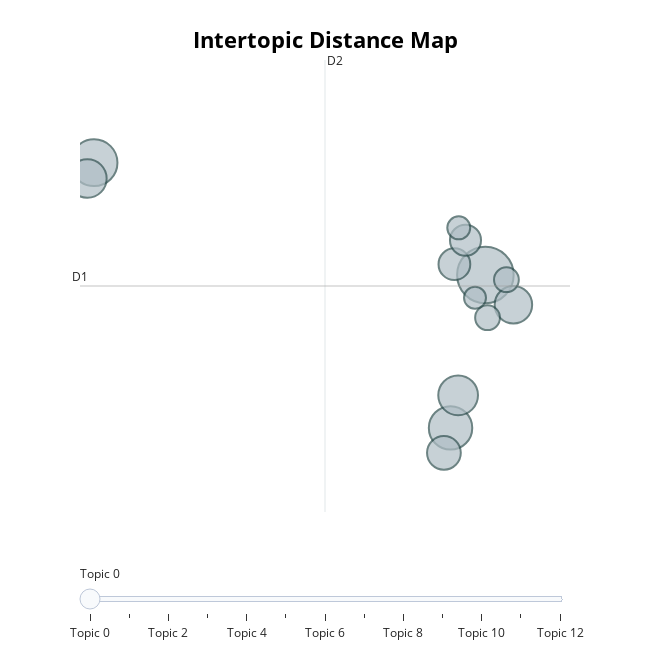

The code cell stored with this chart in its notebook:
### Code cell
zh_topic_model.visualize_topics()

### Figure 1 — Plotly figure (JSON) as saved in the notebook; plotly's stock layout.template omitted (floating-point values rounded to 4 significant figures)
{"data": [{"customdata": [[0, "登入 | 無法 |   | 一直 | 登錄", 73], [1, "銀行 | 信用卡 | 網銀 | 登入 | 查詢", 50], [2, "更新 | 使用 | 無法 | 卻 | 後", 43], [3, "後 | 更新 | 無法 | 登入 | 進不去", 36], [4, "轉帳 | 簡訊 | 帳號 | 匯款 |  ", 34], [5, "方便 |   | 好 | 便利 | 服務", 32], [6, "手機 | 支援 | 版本 | 三星 | 後", 26], [7, "很爛 |   | 奇葩 | 爛 | 東西", 23], [8, "打不開 | 開啟 |   | 開 | 死當", 22], [9, "指紋 | 辨識 | 新增 | 登入 | 方便", 14], [10, "連不上 | 伺服器 | 連接 | 連線 | 檢查", 14], [11, "使用 | 無法 | 宴用 | 轉台幣 | 失望", 12], [12, "資料 | 錯誤 | 正確 | 密碼 | 一直", 11]], "hovertemplate": "<b>Topic %{customdata[0]}</b><br>%{customdata[1]}<br>Size: %{customdata[2]}", "legendgroup": "", "marker": {"color": "#B0BEC5", "line": {"color": "DarkSlateGrey", "width": 2}, "size": [73, 50, 43, 36, 34, 32, 26, 23, 22, 14, 14, 12, 11], "sizemode": "area", "sizeref": 0.04562, "symbol": "circle"}, "mode": "markers", "name": "", "orientation": "v", "showlegend": false, "type": "scatter", "x": [12.63, -1.526, 11.37, 11.64, -1.769, 13.64, 11.13, 11.51, 11.91, 13.39, 12.71, 11.66, 12.25], "xaxis": "x", "y": [8.748, 10.47, 6.41, 6.908, 10.22, 8.292, 6.028, 8.913, 9.279, 8.676, 8.096, 9.469, 8.4], "yaxis": "y"}], "layout": {"annotations": [{"showarrow": false, "text": "D1", "x": -2.034, "y": 8.58, "yshift": 10}, {"showarrow": false, "text": "D2", "x": 6.826, "xshift": 10, "y": 12.03}], "height": 650, "hoverlabel": {"bgcolor": "white", "font": {"family": "Rockwell", "size": 16}}, "legend": {"itemsizing": "constant", "tracegroupgap": 0}, "margin": {"t": 60}, "shapes": [{"line": {"color": "#CFD8DC", "width": 2}, "type": "line", "x0": 6.826, "x1": 6.826, "y0": 5.124, "y1": 12.03}, {"line": {"color": "#9E9E9E", "width": 2}, "type": "line", "x0": -2.034, "x1": 15.69, "y0": 8.58, "y1": 8.58}], "sliders": [{"active": 0, "pad": {"t": 50}, "steps": [{"args": [{"marker.color": [["red", "#B0BEC5", "#B0BEC5", "#B0BEC5", "#B0BEC5", "#B0BEC5", "#B0BEC5", "#B0BEC5", "#B0BEC5", "#B0BEC5", "#B0BEC5", "#B0BEC5", "#B0BEC5"]]}], "label": "Topic 0", "method": "update"}, {"args": [{"marker.color": [["#B0BEC5", "red", "#B0BEC5", "#B0BEC5", "#B0BEC5", "#B0BEC5", "#B0BEC5", "#B0BEC5", "#B0BEC5", "#B0BEC5", "#B0BEC5", "#B0BEC5", "#B0BEC5"]]}], "label": "Topic 1", "method": "update"}, {"args": [{"marker.color": [["#B0BEC5", "#B0BEC5", "red", "#B0BEC5", "#B0BEC5", "#B0BEC5", "#B0BEC5", "#B0BEC5", "#B0BEC5", "#B0BEC5", "#B0BEC5", "#B0BEC5", "#B0BEC5"]]}], "label": "Topic 2", "method": "update"}, {"args": [{"marker.color": [["#B0BEC5", "#B0BEC5", "#B0BEC5", "red", "#B0BEC5", "#B0BEC5", "#B0BEC5", "#B0BEC5", "#B0BEC5", "#B0BEC5", "#B0BEC5", "#B0BEC5", "#B0BEC5"]]}], "label": "Topic 3", "method": "update"}, {"args": [{"marker.color": [["#B0BEC5", "#B0BEC5", "#B0BEC5", "#B0BEC5", "red", "#B0BEC5", "#B0BEC5", "#B0BEC5", "#B0BEC5", "#B0BEC5", "#B0BEC5", "#B0BEC5", "#B0BEC5"]]}], "label": "Topic 4", "method": "update"}, {"args": [{"marker.color": [["#B0BEC5", "#B0BEC5", "#B0BEC5", "#B0BEC5", "#B0BEC5", "red", "#B0BEC5", "#B0BEC5", "#B0BEC5", "#B0BEC5", "#B0BEC5", "#B0BEC5", "#B0BEC5"]]}], "label": "Topic 5", "method": "update"}, {"args": [{"marker.color": [["#B0BEC5", "#B0BEC5", "#B0BEC5", "#B0BEC5", "#B0BEC5", "#B0BEC5", "red", "#B0BEC5", "#B0BEC5", "#B0BEC5", "#B0BEC5", "#B0BEC5", "#B0BEC5"]]}], "label": "Topic 6", "method": "update"}, {"args": [{"marker.color": [["#B0BEC5", "#B0BEC5", "#B0BEC5", "#B0BEC5", "#B0BEC5", "#B0BEC5", "#B0BEC5", "red", "#B0BEC5", "#B0BEC5", "#B0BEC5", "#B0BEC5", "#B0BEC5"]]}], "label": "Topic 7", "method": "update"}, {"args": [{"marker.color": [["#B0BEC5", "#B0BEC5", "#B0BEC5", "#B0BEC5", "#B0BEC5", "#B0BEC5", "#B0BEC5", "#B0BEC5", "red", "#B0BEC5", "#B0BEC5", "#B0BEC5", "#B0BEC5"]]}], "label": "Topic 8", "method": "update"}, {"args": [{"marker.color": [["#B0BEC5", "#B0BEC5", "#B0BEC5", "#B0BEC5", "#B0BEC5", "#B0BEC5", "#B0BEC5", "#B0BEC5", "#B0BEC5", "red", "#B0BEC5", "#B0BEC5", "#B0BEC5"]]}], "label": "Topic 9", "method": "update"}, {"args": [{"marker.color": [["#B0BEC5", "#B0BEC5", "#B0BEC5", "#B0BEC5", "#B0BEC5", "#B0BEC5", "#B0BEC5", "#B0BEC5", "#B0BEC5", "#B0BEC5", "red", "#B0BEC5", "#B0BEC5"]]}], "label": "Topic 10", "method": "update"}, {"args": [{"marker.color": [["#B0BEC5", "#B0BEC5", "#B0BEC5", "#B0BEC5", "#B0BEC5", "#B0BEC5", "#B0BEC5", "#B0BEC5", "#B0BEC5", "#B0BEC5", "#B0BEC5", "red", "#B0BEC5"]]}], "label": "Topic 11", "method": "update"}, {"args": [{"marker.color": [["#B0BEC5", "#B0BEC5", "#B0BEC5", "#B0BEC5", "#B0BEC5", "#B0BEC5", "#B0BEC5", "#B0BEC5", "#B0BEC5", "#B0BEC5", "#B0BEC5", "#B0BEC5", "red"]]}], "label": "Topic 12", "method": "update"}]}], "title": {"font": {"color": "Black", "size": 22}, "text": "<b>Intertopic Distance Map</b>", "x": 0.5, "xanchor": "center", "y": 0.95, "yanchor": "top"}, "width": 650, "xaxis": {"anchor": "y", "domain": [0, 1], "range": [-2.034, 15.69], "title": {"text": ""}, "visible": false}, "yaxis": {"anchor": "x", "domain": [0, 1], "range": [5.124, 12.03], "title": {"text": ""}, "visible": false}}}
